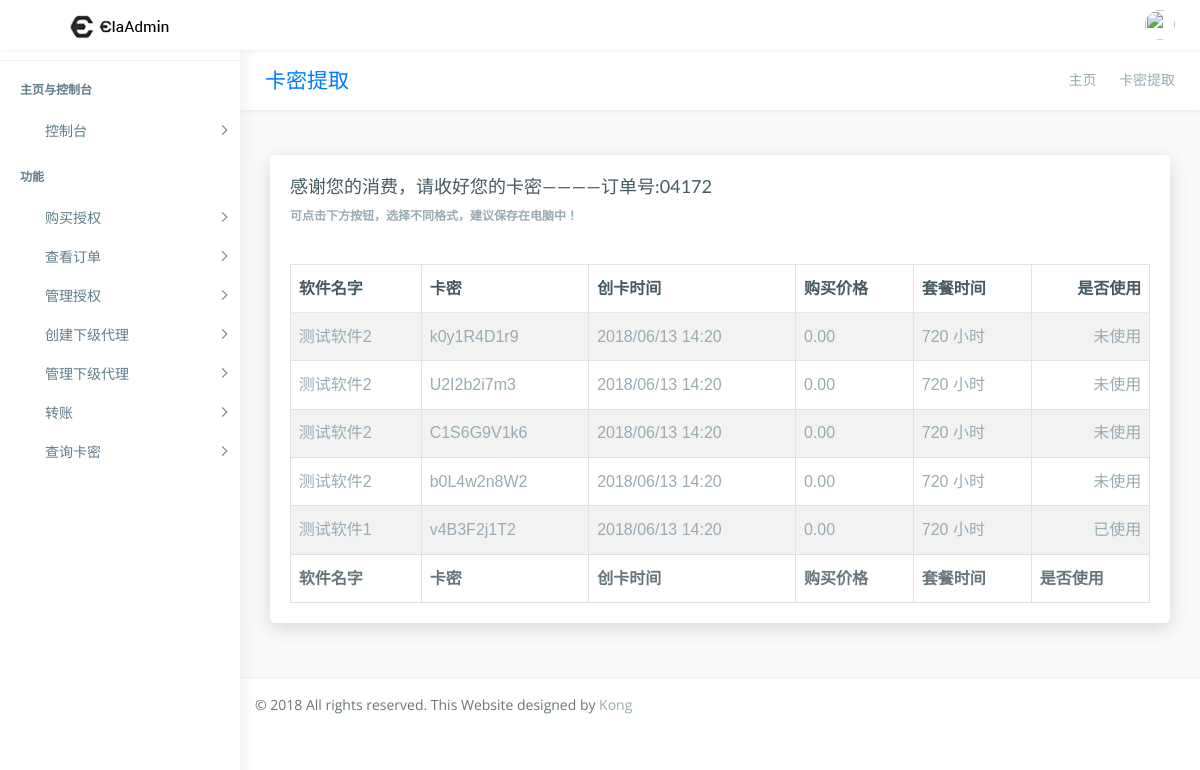
The app's page /shop/check_deal/04172/ (signed in) with its own data.
### main_app/models.py (models this page shows, shortened)
class Deal_record(models.Model):
    time = models.DateTimeField(verbose_name="交易时间",auto_now_add=True)
    deal_code = models.CharField(verbose_name="交易编号",max_length=5)
    acount = models.ForeignKey(User,verbose_name="交易账户")
    money = models.DecimalField(max_digits=8,decimal_places=2,verbose_name="交易金额",default=0)
    symbol =models.BooleanField(default=True,verbose_name="正负符号") #如果为True，就是交易为入账，如果为负，账户出账
    notes = models.CharField(default="无",verbose_name="交易备注",max_length=30,blank=True)

class Time_code(models.Model):
    software = models.ForeignKey(Software, verbose_name="软件对象")
    time = models.PositiveIntegerField(verbose_name="时长")
    code = models.CharField(verbose_name="卡密",max_length=10)
    cost = models.DecimalField(max_digits=8,decimal_places=2,verbose_name="价格",default=0)
    proxy_man = models.ForeignKey(User,verbose_name="代理",null=True)
    used = models.BooleanField(verbose_name="是否使用过",default=False)
    deal_object = models.ForeignKey(Deal_record,verbose_name="交易对象",null=True)
    begin_time = models.DateTimeField(verbose_name="创卡时间",default=timezone.now)

class Software(models.Model):
    software_id = models.PositiveIntegerField(verbose_name="软件ID", unique=True)
    software_name = models.CharField(verbose_name="软件名", max_length=30)
    software_version_number = models.CharField(verbose_name="软件版本号", max_length=30,default="V1.0")
    software_each_time = models.PositiveIntegerField(verbose_name="套餐时间（按小时计算）",default=720)
    software_cost = models.DecimalField(max_digits=8,decimal_places=2,verbose_name="软件价格",default=0)
    software_try = models.BooleanField(verbose_name="是否开启试用",default=False)
    software_try_hours = models.PositiveIntegerField(verbose_name="试用时长",default=0)

### main_app/views/web/base_web.py (the view)
# urls.py: url(r'^shop/check_deal/(?P<deal_code>[0-9]+)/$',check_deal,name="check_deal"),
@login_required
def check_deal(request,deal_code):
        deal_record = Deal_record.objects.get(deal_code=deal_code)
        if deal_record.acount != request.user:
            return redirect("index")
        codes_list = Time_code.objects.filter(deal_object=deal_record)
        context = {"codes_list":codes_list,"deal_record":deal_record}
        return render(request,'table-datatable.html',context=context)

### templates/table-datatable.html (shortened to what this page needs)
{% extends "base.html" %}
{% load staticfiles %}
{% block wrapper %}
        <div class="page-wrapper">
            <div class="row page-titles">
                <div class="col-md-5 align-self-center">
                    <h3 class="text-primary">卡密提取</h3> </div>
                <div class="col-md-7 align-self-center">
                    <ol class="breadcrumb">
                        <li class="breadcrumb-item"><a href="{% url "index" %}">主页</a></li>
                        <li class="breadcrumb-item active">卡密提取</li>
                    </ol>
                </div>
            </div>
            <div class="container-fluid">
                <div class="row">
                    <div class="col-12">
                        <div class="card">
                            <div class="card-body">
                                <h4 class="card-title">感谢您的消费，请收好您的卡密————订单号:{{ deal_record.deal_code }}</h4>
                                <h6 class="card-subtitle"><strong>可点击下方按钮，选择不同格式，建议保存在电脑中！</strong></h6>
                                <div class="table-responsive m-t-40">
                                    <table id="example23" class="display nowrap table table-hover table-striped table-bordered" cellspacing="0" width="100%">
                                        <thead>
                                            <tr>
                                                <th>软件名字</th>
                                                <th>卡密</th>
                                                <th>创卡时间</th>
                                                <th>购买价格</th>
                                                <th>套餐时间</th>
                                                <th>是否使用</th>
                                            </tr>
                                        </thead>
                                        <tfoot>
                                            <tr>
                                                <th>软件名字</th>
                                                <th>卡密</th>
                                                <th>创卡时间</th>
                                                <th>购买价格</th>
                                                <th>套餐时间</th>
                                                <th>是否使用</th>
                                            </tr>
                                        </tfoot>
                                        <tbody>
                                        {% for i in codes_list %}
                                            <tr>
                                                <td>{{ i.software.software_name }}</td>
                                                <td>{{ i.code }}</td>
                                                <td>{{ i.begin_time|date:"Y/m/d H:i"}}</td>
                                                <td>{{ i.cost }}</td>
                                                <td>{{ i.time }} 小时</td>
                                                {% if i.used %}
                                                    <td>已使用</td>
                                                {% else %}
                                                    <td>未使用</td>
                                                {% endif %}
                                            </tr>
                                        {% endfor %}
                                        </tbody>
                                    </table>
                                </div>
                            </div>
                        </div>
                    </div>
                </div>
            </div>
{% endblock wrapper %}

### main_app/static/css/helper.css (style rules this page uses)
.m-t-40 { margin-top: 40px!important; }

### records on screen
Deal_record: deal_code "04172"
Time_code: software.software_name "测试软件2", code "k0y1R4D1r9", begin_time "2018/06/13 14:20", cost "0.00", time "720", used "未使用"
Time_code: software.software_name "测试软件2", code "U2I2b2i7m3", begin_time "2018/06/13 14:20", cost "0.00", time "720", used "未使用"
Time_code: software.software_name "测试软件2", code "C1S6G9V1k6", begin_time "2018/06/13 14:20", cost "0.00", time "720", used "未使用"
Time_code: software.software_name "测试软件2", code "b0L4w2n8W2", begin_time "2018/06/13 14:20", cost "0.00", time "720", used "未使用"
Time_code: software.software_name "测试软件1", code "v4B3F2j1T2", begin_time "2018/06/13 14:20", cost "0.00", time "720", used "已使用"
